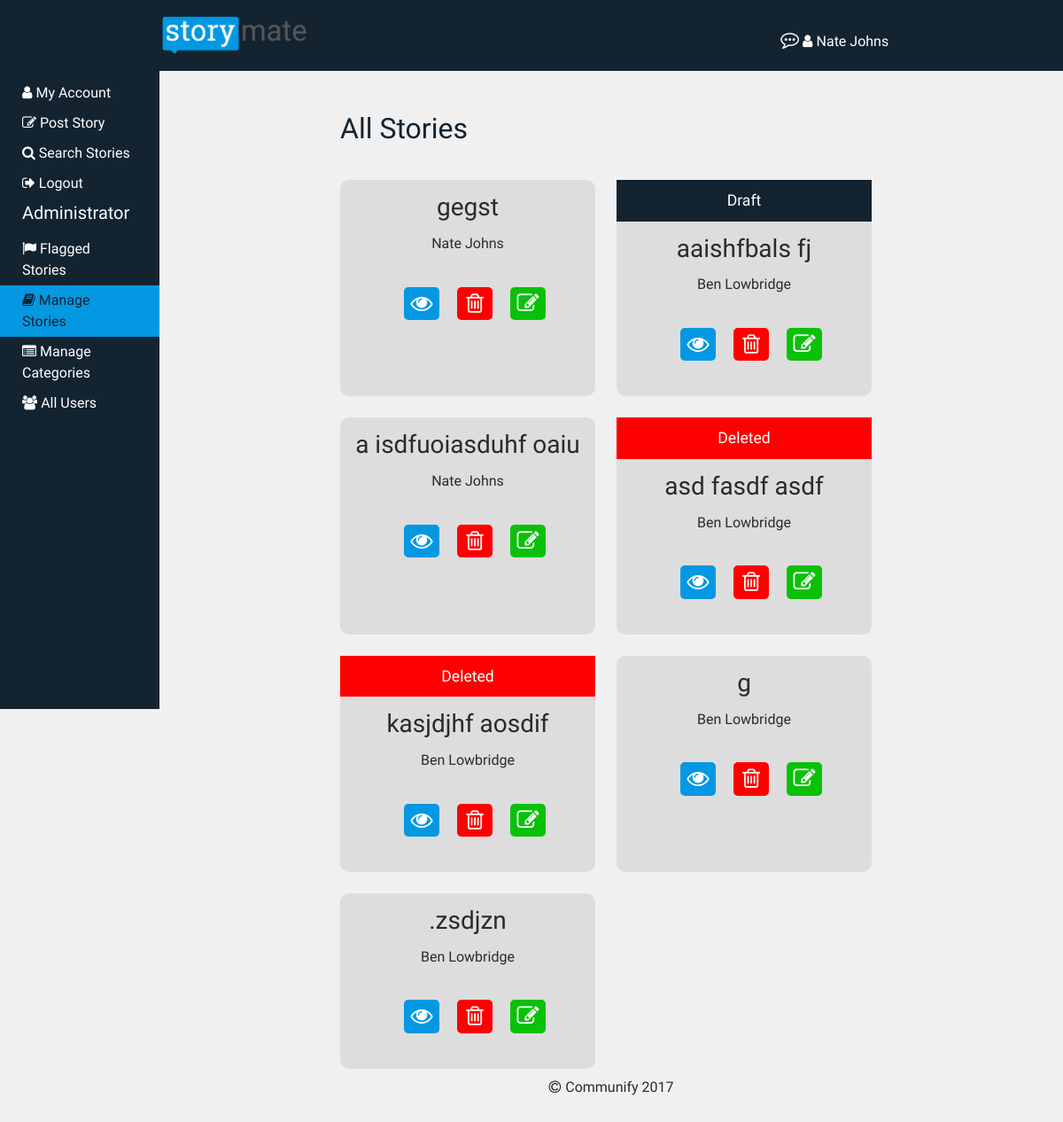
The app's page /dist/manage-stories.php (signed in) with its own data.
### tables this page shows
CREATE TABLE `users` (
  `userID` int(11) NOT NULL,
  `userRole` int(1) NOT NULL COMMENT 'number defining the users permissions. 1 - user, 0 - admin.',
  `firstName` varchar(48) NOT NULL,
  `lastName` varchar(48) NOT NULL,
  `email` varchar(48) NOT NULL,
  `phone` varchar(10) NOT NULL,
  `activated` tinyint(1) NOT NULL COMMENT 'wheather the user''s account has been approved by an admin.',
  `dateCreated` date NOT NULL COMMENT 'date the account was created.',
  `password` varchar(128) NOT NULL
);

CREATE TABLE `stories` (
  `storyID` int(11) NOT NULL,
  `title` varchar(48) NOT NULL,
  `description` varchar(128) DEFAULT NULL,
  `authorID` int(11) NOT NULL,
  `tagID` int(11) NOT NULL,
  `categoryID` int(11) NOT NULL,
  `public` tinyint(1) NOT NULL,
  `dateCreated` date NOT NULL,
  `storyText` longtext NOT NULL,
  `approved` int(1) NOT NULL,
  `trash` int(1) NOT NULL,
  `draft` int(1) NOT NULL
);

### dist/manage-stories.php (the view, shortened to what this page needs)
<?php
include('php/connector.php');
$username = $_SESSION['login_user'];
$getID = "SELECT userID FROM users WHERE email = '$username'";
$getuser = mysqli_query($conn,$getID);
$user = mysqli_fetch_array($getuser);
$currentUser = $user[0];
$sql = "SELECT * FROM users WHERE userID = '$currentUser'";
$result = mysqli_query($conn,$sql);
$row = mysqli_fetch_array($result);
?>
<!DOCTYPE html>
<html>
	<?php include 'includes/head.php'; ?>
<body>
	<header>
		<?php include('includes/top-bar.php'); ?>
	</header>
	<div id="main-content">
		<?php include('includes/side-bar.php'); ?>
		<article id="page-content">
			<div class="profile-details">
				<div class="my-stories">
					<h2 class="title">All Stories</h2>
					<div class="story-card-location">
						<?php
							$storySQL = "SELECT * FROM stories";
							$fetchstories = mysqli_query($conn,$storySQL);
							while($stories = mysqli_fetch_array($fetchstories)) :
								$isDeleted = $stories['trash'];
								$isDraft = $stories['draft'];
								$authorID = $stories['authorID'];
								$authorSQL = "SELECT * from users WHERE userID = '$authorID'";
								$fetchAuthor = mysqli_query($conn,$authorSQL);
								$authorDets = mysqli_fetch_array($fetchAuthor);
						?>
						<div class="story-card">
							<?php if($isDeleted) : ?>
								<div class="deleted">
									Deleted
								</div>
							<?php endif; ?>
							<?php if($isDraft) : ?>
								<div class="draft">
									Draft
								</div>
							<?php endif; ?>
							<h3 class="story-title"><?php echo $stories['title']; ?></h3>
							<h6 class="story-title"><?php echo $authorDets['firstName'].' '.$authorDets['lastName']; ?></h6>
							<div class="story-card-buttons">
								<a href=view-story.php?storyID=<?php echo $stories['storyID'] ?> class="view-button card-icons"><i class="fa fa-eye" aria-hidden="true"></i></a>
								<a href=php/delete_story.php?storyID=<?php echo $stories['storyID'] ?> class="delete-button card-icons"><i class="fa fa-trash-o" aria-hidden="true"></i></a>
								<a href=post-story.php?edit=true&story=<?php echo $stories['storyID'] ?> class="edit-button card-icons"><i class="fa fa-pencil-square-o" aria-hidden="true"></i></a>
							</div>
						</div>
						<?php
							endwhile;
						?>
					</div>
				</div>
			</div>
		</article>
	</div>
	<footer id="footer-content">
		<p class="copyright">Communify 2017</p>
	</footer>
</body>
</html>

### dist/includes/top-bar.php (shortened to what this page needs)
<section id="top-bar">
	<div class="user-bar">
		<div class="top-logo-wrapper">
			<a href="search.php"><img class="logo" src="img/logo.png"></a>
		</div>
		<p class="user-name">
			<span class="notifications"><i class="fa fa-commenting-o" aria-hidden="true"></i></span>
			<a href="profile.php">    <i class="fa fa-user" aria-hidden="true"></i>  <?php echo $row['firstName'] .' '. $row['lastName']; ?></a>
		</p>
	</div>
</section>

### records on screen
users: firstName "Nate", lastName "Johns"
stories: title "gegst", authorID.firstName "Nate", authorID.lastName "Johns"
stories: draft "Draft", title "aaishfbals fj", authorID.firstName "Ben", authorID.lastName "Lowbridge"
stories: title "a isdfuoiasduhf oaiu", authorID.firstName "Nate", authorID.lastName "Johns"
stories: trash "Deleted", title "asd fasdf asdf", authorID.firstName "Ben", authorID.lastName "Lowbridge"
stories: trash "Deleted", title "kasjdjhf aosdif", authorID.firstName "Ben", authorID.lastName "Lowbridge"
stories: title "g", authorID.firstName "Ben", authorID.lastName "Lowbridge"
stories: title ".zsdjzn", authorID.firstName "Ben", authorID.lastName "Lowbridge"
